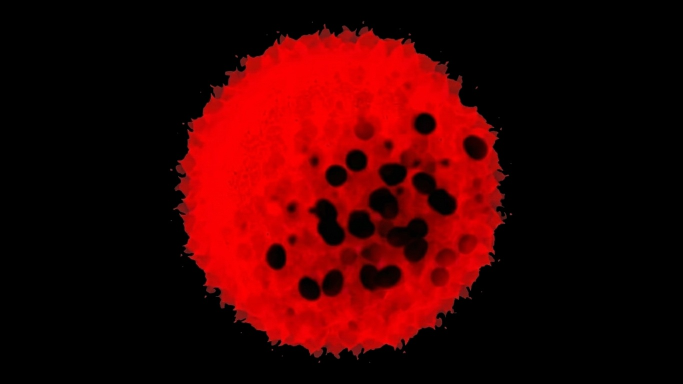
#> input picture assets/red_blood_cell.jpg, 1365 x 768 px (shown at 1/2 size)
$ jupyter execute --allow-errors microscopes.ipynb
#> lines starting #> are read from the running program, lines starting #| are printed output that depends on the picture
### src/elements.py
import numpy as np
import re
from .matrix_formation import *
from .utilities import *

class ThickLens:
    # [11 lines left out: function __init__, not called in this run]
    def matrix(self):           # Calculate the transfer matrix for a thick lens using the provided parameters
        return thick_lens_transfer_matrix(self.R1, self.R2, self.d, self.n)
    def focal_length(self):     # Calculate the focal length of the thick lens using the transfer matrix
        return 1 / (-self.matrix()[1,0])

class ThinLens:
    def __init__(self, f):
        '''
        f : float - Focal length of the lens
        '''
        self.f = f
    def matrix(self):       # Calculate the transfer matrix for a thin lens using the provided focal length
        return thin_lens_transfer_matrix(self.f)

class Mirror:
    # [5 lines left out: function __init__, not called in this run]
    def matrix(self):       # Calculate the reflection matrix for a spherical mirror using the provided radius of curvature
        return reflection_matrix(self.R)

class Doublet:
    # [17 lines left out: function __init__, not called in this run]
    def matrix(self):        # Calculate the transfer matrix for the doublet using the provided parameters
        return doublet_matrix(1, self.n1, self.n2, self.R1, self.R2, self.R3, self.d1, self.d2)
    def focal_length(self):  # Calculate the focal length of the doublet using the transfer matrix
        return 1 / (-self.matrix()[1,0])

class Triplet:
    # [23 lines left out: function __init__, not called in this run]
    def matrix(self):       # Calculate the transfer matrix for the triplet using the provided parameters
        return triplet_matrix(self.R1, self.R2, self.R3, self.R4, self.d1, self.d2, self.d3, self.n1, self.n2, self.n3)
    def focal_length(self): # Calculate the focal length of the triplet using the transfer matrix
        return 1 / (-self.matrix()[1,0])

class FreeSpace:
    def __init__(self, d, n=1):
        '''
        d : float - Distance of free space
        '''
        self.d = d
        self.n = n
    def matrix(self):       # Calculate the transfer matrix for free space using the provided distance and refractive index
        return translation_matrix(self.d, self.n)

class Eye:
    # [7 lines left out: function __init__, not called in this run]
    def matrix(self):       # Calculate the transfer matrix for the eye using the provided focal length and refractive index
        return thin_lens_transfer_matrix(self.f_eye)

class Object:
    def __init__(self, image_array, distance, height):
        '''
        image_array : 2D numpy array - The image array representing the object
        distance : float - Distance of the object from the optical system
        height : float - Height of the object
        '''
        self.image_array = image_array
        self.distance = distance
        self.height = height

class Sensor:
    def __init__(self, sensor_preset=None, pixel_size=None, resolution=None):
        '''
        sensor_preset : str - Standard sensor preset option
        pixel_size : float - Size of each pixel in the sensor (in mm)
        resolution : tuple - Resolution of the sensor as (width, height) in pixels
        '''

        if sensor_preset is not None:
            preset = sensor_preset
            if preset == 'Microscopy_SCMOS': # Andor Zyla 4.2
                self.pixel_size = 0.0065
                self.resolution = (2048, 2048)
            elif preset == 'Microscopy_EMCCD': # Andor iXon Ultra 897
                self.pixel_size = 0.013
                self.resolution = (512, 512)
            elif preset == 'Microscopy_CCD': # Andor iKon-M 934
                self.pixel_size = 0.013
                self.resolution = (1024, 1024)
            elif preset == 'Astro_CCD': # Kodak KAF-8300
                self.pixel_size = 0.0054
                self.resolution = (3326, 2504)
            elif preset == 'Astro_CMOS': # Sony IMX455
                self.pixel_size = 0.00376
                self.resolution = (9568, 6380)
            elif preset.startswith('Ideal_square_') and preset.endswith('um'):
                match = re.fullmatch(r'Ideal_square_(\d+(?:\.\d+)?)um', preset)
                if match:
                    self.pixel_size = float(match.group(1)) * 0.001
                    self.resolution = (1000, 1000)
            elif preset.startswith('Ideal_hd_') and preset.endswith('um'):
                match = re.fullmatch(r'Ideal_hd_(\d+(?:\.\d+)?)um', preset)
                if match:
                    self.pixel_size = float(match.group(1)) * 0.001
                    self.resolution = (1920, 1080)
        else:
            self.pixel_size = pixel_size
            self.resolution = resolution

### src/utilities.py
import numpy as np
from numpy.ma import sqrt
from skimage.filters import laplace
from src.refractive_idxs import *
from src.matrix_formation import *


# [241 lines left out: functions image_to_rays_0_angle, image_infinity_to_rays, object_rays, rays_to_image, rays_to_image_infinity, pad_to_shape, not called in this run]

def update_elements_color(system, element, material=None):
    type = element.__class__.__name__
    if type == 'ThickLens':
                nR = refractive_index(0.6563, material[0])  # Refractive index for red light (656.3 nm)
                nG = refractive_index(0.5876, material[0])  # Refractive index for green light (587.6 nm)
                nB = refractive_index(0.4861, material[0])  # Refractive index for blue light (486.1 nm)
                element_MR = thick_lens_transfer_matrix(element.R1, element.R2, element.d, nR)  # Transfer matrix for red light
                element_MG = thick_lens_transfer_matrix(element.R1, element.R2, element.d, nG)  # Transfer matrix for green light
                element_MB = thick_lens_transfer_matrix(element.R1, element.R2, element.d, nB)  # Transfer matrix for blue light
                system.MR = element_MR @ system.MR  # Update the system matrix for red light
                system.MG = element_MG @ system.MG  # Update the system matrix for green light
                system.MB = element_MB @ system.MB  # Update the system matrix for blue light
                system.MRGB = [system.MR, system.MG, system.MB]  # Update the list of system matrices for each color
    elif type == 'Mirror':
                system.MR = element.matrix() @ system.MR  # Update the system matrix for red light
                system.MG = element.matrix() @ system.MG  # Update the system matrix for green light
                system.MB = element.matrix() @ system.MB  # Update the system matrix for blue light
                system.MRGB = [system.MR, system.MG, system.MB]  # Update the list of system matrices for each color
    elif type == 'Doublet':
                nR1 = refractive_index(0.6563, material[0])  # Refractive index for red light (656.3 nm) for the first lens
                nR2 = refractive_index(0.6563, material[1])  # Refractive index for red light (656.3 nm) for the second lens
                nG1 = refractive_index(0.5876, material[0])  # Refractive index for green light (587.6 nm) for the first lens
                nG2 = refractive_index(0.5876, material[1])  # Refractive index for green light (587.6 nm) for the second lens
                nB1 = refractive_index(0.4861, material[0])  # Refractive index for blue light (486.1 nm) for the first lens
                nB2 = refractive_index(0.4861, material[1])  # Refractive index for blue light (486.1 nm) for the second lens
                element_MR = doublet_matrix(1, nR1, nR2, element.R1, element.R2, element.R3, element.d1, element.d2)  # Transfer matrix for red light
                element_MG = doublet_matrix(1, nG1, nG2, element.R1, element.R2, element.R3, element.d1, element.d2)  # Transfer matrix for green light
                element_MB = doublet_matrix(1, nB1, nB2, element.R1, element.R2, element.R3, element.d1, element.d2)  # Transfer matrix for blue light
                system.MR = element_MR @ system.MR  # Update the system matrix for red light
                system.MG = element_MG @ system.MG  # Update the system matrix for green light
                system.MB = element_MB @ system.MB  # Update the system matrix for blue light
                system.MRGB = [system.MR, system.MG, system.MB]  # Update the list of system matrices for each color
    elif type == 'FreeSpace':
                system.MR = element.matrix() @ system.MR  # Update the system matrix for red light
                system.MG = element.matrix() @ system.MG  # Update the system matrix for green light
                system.MB = element.matrix() @ system.MB  # Update the system matrix for blue light
                system.MRGB = [system.MR, system.MG, system.MB]  # Update the list of system matrices for each color
    elif type == 'Triplet':
                nR1 = refractive_index(0.6563, material[0])  # Refractive index for red light (656.3 nm) for the first lens
                nR2 = refractive_index(0.6563, material[1])  # Refractive index for red light (656.3 nm) for the second lens
                nR3 = refractive_index(0.6563, material[2])  # Refractive index for red light (656.3 nm) for the third lens
                nG1 = refractive_index(0.5876, material[0])  # Refractive index for green light (587.6 nm) for the first lens
                nG2 = refractive_index(0.5876, material[1])  # Refractive index for green light (587.6 nm) for the second lens
                nG3 = refractive_index(0.5876, material[2])  # Refractive index for green light (587.6 nm) for the third lens
                nB1 = refractive_index(0.4861, material[0])  # Refractive index for blue light (486.1 nm) for the first lens
                nB2 = refractive_index(0.4861, material[1])  # Refractive index for blue light (486.1 nm) for the second lens
                nB3 = refractive_index(0.4861, material[2])  # Refractive index for blue light (486.1 nm) for the third lens
                element_MR = triplet_matrix(1, nR1, nR2, nR3, element.R1, element.R2, element.R3, element.R4, element.R5, element.d1, element.d2, element.d3)  # Transfer matrix for red light
                element_MG = triplet_matrix(1, nG1, nG2, nG3, element.R1, element.R2, element.R3, element.R4, element.R5, element.d1, element.d2, element.d3)  # Transfer matrix for green light
                element_MB = triplet_matrix(1, nB1, nB2, nB3, element.R1, element.R2, element.R3, element.R4, element.R5, element.d1, element.d2, element.d3)  # Transfer matrix for blue light
                system.MR = element_MR @ system.MR  # Update the system matrix for red light
                system.MG = element_MG @ system.MG  # Update the system matrix for green light
                system.MB = element_MB @ system.MB  # Update the system matrix for blue light
                system.MRGB = [system.MR, system.MG, system.MB]  # Update the list of system matrices for each color
    elif type == 'ThinLens':
                system.MR = element.matrix() @ system.MR  # Update the system matrix for red light
                system.MG = element.matrix() @ system.MG  # Update the system matrix for green light
                system.MB = element.matrix() @ system.MB  # Update the system matrix for blue light
                system.MRGB = [system.MR, system.MG, system.MB]  # Update the list of system matrices for each color
    else:
                raise ValueError("Element type not recognized")
    return

# [69 lines left out: functions focal_distances, stripe_edges, obj_to_sensor_px, measured_size_px, object_box_to_sensor, sharpness, not called in this run]

### src/systems.py
import numpy as np
from scipy.interpolate import griddata
from src.utilities import *
from src.refractive_idxs import *
from src.matrix_formation import *
from src.elements import *
from scipy.ndimage import distance_transform_edt

# [35 lines left out: function _interpolate_sparse_channel, not called in this run]

class OpticalSystem:
    def __init__(self, color=False):
        self.color = color
        if self.color:  # If the system is set to handle color, initialize wavelength-dependent properties here
            # Initialize separate system matrices for red, green, and blue light to account for chromatic effects
            self.MR = np.eye(2)
            self.MG = np.eye(2)
            self.MB = np.eye(2)
            self.MRGB = [self.MR, self.MG, self.MB]  # List to hold the system matrices for each color
            self.sensor = None
        else:
            self.M = np.eye(2)  # Initialize the system matrix for monochromatic light
            self.sensor = None

    def add_element(self, element, material=['NBK7']):
        if self.color:  # If the system is set to handle color, implement wavelength-dependent behavior here
            if isinstance(element, Sensor):  # If the element is a thick lens, update the system matrices for each color based on the lens material
                self.sensor = element
            else:
                update_elements_color(self, element, material)  # Update the system matrices for each color based on the new element and its material
        else:
            if isinstance(element, Sensor):  # If the element is a sensor, store it for later use
                self.sensor = element
            else:
                self.M = element.matrix() @ self.M

    # [187 lines left out: functions focal_length, magnification, single_ray_transfer, image, image_object, image_infinity and 2 more, not called in this run]

class GalileanTelescope(OpticalSystem):
    # [23 lines left out: function __init__, not called in this run]

class KeplerianTelescope(OpticalSystem):
    # [23 lines left out: function __init__, not called in this run]

class BrightFieldMicroscope(OpticalSystem):
    # [30 lines left out: functions __init__, thin_lens_system, not called in this run]

### notebooks/microscopes.ipynb
##Microscope examples

Imports

[cell 1]
import sys
sys.path.append('..')

import numpy as np
from PIL import Image
from src.elements import *
from src.systems import *
from src.utilities import *
import matplotlib.pyplot as plt

###Microscope model from paper

[cell 2]
nikon_microscope = OpticalSystem(color=True)

    # 60×, 1.4 NA Objective from Nikon Patent

nikon_obj_coverglass = FreeSpace(0.17, n=1.52210)
nikon_obj_oil = FreeSpace(0.13, n=1.51299)

#> (the rest of this cell did not finish here and is left out)

###Simple lens microscopes | Magnification test

[cell 3]
usaf_1951_path = '../assets/red_blood_cell.jpg'
usaf_1951_image = Image.open(usaf_1951_path).convert('L')
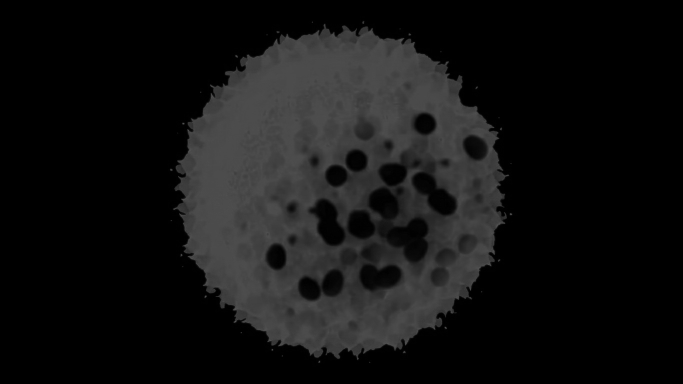
#> usaf_1951_image: PIL image 1365x768 L (shown at 1/2 size); min 0, max 99, mean 18
usaf_1951_array = np.array(usaf_1951_image)

# Microscope 1 — 10x
f_obj10x = 20
f_tube10x = 200
usaf_obj10x = Object(usaf_1951_array, distance=f_obj10x, height=0.4)
Microscope10x = OpticalSystem(color=True)
objective_10x = ThinLens(f_obj10x)
free_space = FreeSpace(220)   # arbitrary infinity-space distance
tube_lens = ThinLens(f_tube10x)
d_i = 200  #  image distance
image_distance = FreeSpace(d=d_i)
sensor = Sensor(sensor_preset='Microscopy_SCMOS')

#> (the rest of this cell did not finish here and is left out)


$ run again, with assets/PIA01464.jpg copied over assets/red_blood_cell.jpg
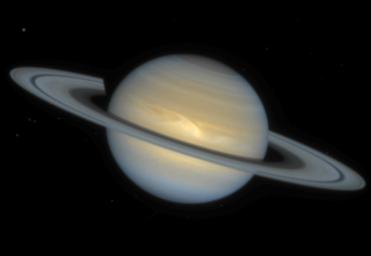
#> input picture assets/PIA01464.jpg, 371 x 256 px
#> `usaf_1951_image = Image.open(usaf_1951_path).convert('L')`:
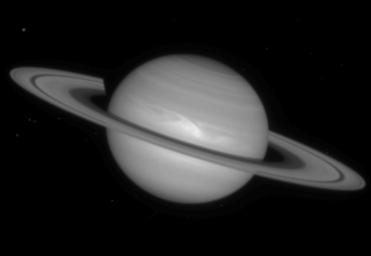
#> usaf_1951_image: PIL image 371x256 L; min 0, max 236, mean 34.5
